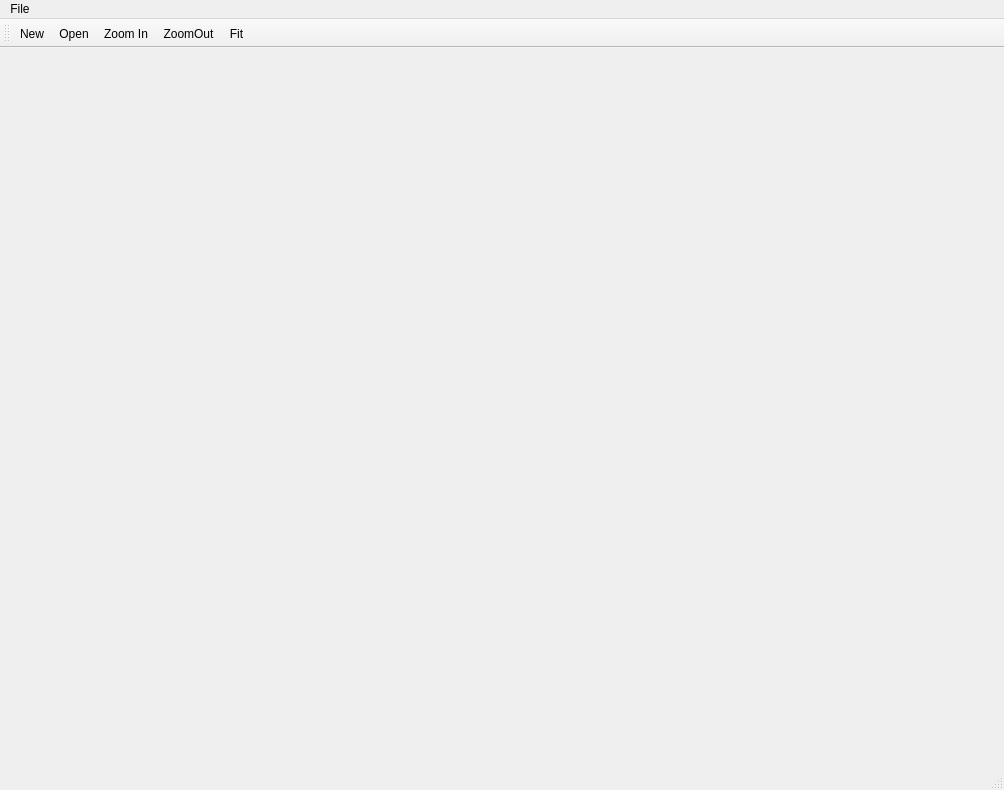
<?xml version="1.0" encoding="UTF-8"?>
<ui version="4.0">
 <class>ImageVIewerClass</class>
 <widget class="QMainWindow" name="ImageVIewerClass">
  <property name="geometry">
   <rect>
    <x>0</x>
    <y>0</y>
    <width>1004</width>
    <height>790</height>
   </rect>
  </property>
  <property name="windowTitle">
   <string>ImageVIewer</string>
  </property>
  <widget class="QWidget" name="centralWidget">
   <layout class="QVBoxLayout" name="verticalLayout">
    <item>
     <widget class="QLabel" name="label">
      <property name="text">
       <string/>
      </property>
     </widget>
    </item>
   </layout>
  </widget>
  <widget class="QMenuBar" name="menuBar">
   <property name="geometry">
    <rect>
     <x>0</x>
     <y>0</y>
     <width>1004</width>
     <height>33</height>
    </rect>
   </property>
   <widget class="QMenu" name="menuFile">
    <property name="title">
     <string>File</string>
    </property>
    <addaction name="actionNew"/>
    <addaction name="actionOPen"/>
    <addaction name="actionExit"/>
    <addaction name="separator"/>
   </widget>
   <addaction name="menuFile"/>
  </widget>
  <widget class="QToolBar" name="mainToolBar">
   <attribute name="toolBarArea">
    <enum>TopToolBarArea</enum>
   </attribute>
   <attribute name="toolBarBreak">
    <bool>false</bool>
   </attribute>
   <addaction name="actionNew"/>
   <addaction name="actionOPen"/>
   <addaction name="actionZoom_In"/>
   <addaction name="actionZoomOut"/>
   <addaction name="actionFit"/>
  </widget>
  <widget class="QStatusBar" name="statusBar"/>
  <action name="actionNew">
   <property name="icon">
    <iconset resource="resources.qrc">
     <normaloff>:/Icon/New.png</normaloff>:/Icon/New.png</iconset>
   </property>
   <property name="text">
    <string>New</string>
   </property>
  </action>
  <action name="actionOPen">
   <property name="icon">
    <iconset resource="resources.qrc">
     <normaloff>:/Icon/Open.png</normaloff>:/Icon/Open.png</iconset>
   </property>
   <property name="text">
    <string>Open</string>
   </property>
  </action>
  <action name="actionZoom_In">
   <property name="icon">
    <iconset resource="resources.qrc">
     <normaloff>:/Icon/Zoom in.png</normaloff>:/Icon/Zoom in.png</iconset>
   </property>
   <property name="text">
    <string>Zoom In</string>
   </property>
   <property name="menuRole">
    <enum>QAction::MenuRole::NoRole</enum>
   </property>
  </action>
  <action name="actionZoomOut">
   <property name="icon">
    <iconset resource="resources.qrc">
     <normaloff>:/Icon/Zoom out.png</normaloff>:/Icon/Zoom out.png</iconset>
   </property>
   <property name="text">
    <string>ZoomOut</string>
   </property>
   <property name="menuRole">
    <enum>QAction::MenuRole::NoRole</enum>
   </property>
  </action>
  <action name="actionFit">
   <property name="icon">
    <iconset resource="resources.qrc">
     <normaloff>:/Icon/Fit.png</normaloff>:/Icon/Fit.png</iconset>
   </property>
   <property name="text">
    <string>Fit </string>
   </property>
   <property name="menuRole">
    <enum>QAction::MenuRole::NoRole</enum>
   </property>
  </action>
  <action name="actionExit">
   <property name="icon">
    <iconset theme="QIcon::ThemeIcon::ApplicationExit"/>
   </property>
   <property name="text">
    <string>Exit</string>
   </property>
  </action>
 </widget>
 <layoutdefault spacing="6" margin="11"/>
 <resources>
  <include location="resources.qrc"/>
 </resources>
 <connections/>
</ui>
